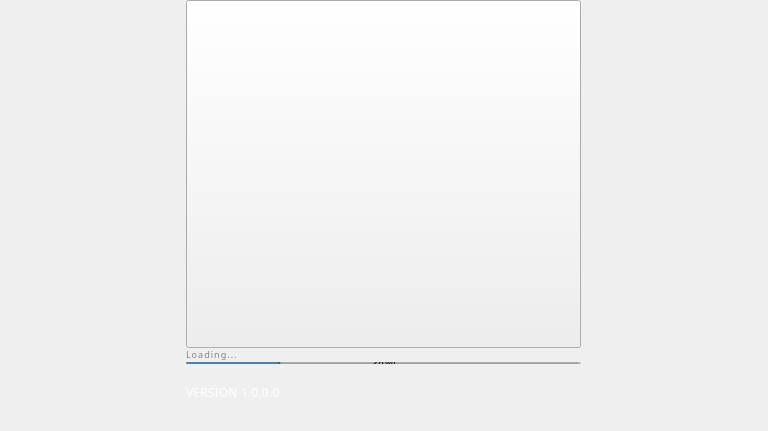
<?xml version="1.0" encoding="UTF-8"?>
<ui version="4.0">
<class>Splash</class>
	<widget class="QWidget"
      		name="Splash">
		<property name="geometry">
			<rect>
				<x>0</x>
				<y>0</y>
				<width>768</width>
				<height>431</height>
			</rect>
		</property>
		<property name="minimumSize">
			<size>
				<width>768</width>
				<height>431</height>
			</size>
		</property>
		<property name="maximumSize">
			<size>
				<width>16777215</width>
				<height>700</height>
			</size>
		</property>
		<property name="windowTitle">
			<string>Form</string>
		</property>
		<layout class="QVBoxLayout"
      			name="verticalLayout_2">
			<property name="spacing">
				<number>0</number>
			</property>
			<property name="leftMargin">
				<number>0</number>
			</property>
			<property name="topMargin">
				<number>0</number>
			</property>
			<property name="rightMargin">
				<number>0</number>
			</property>
			<property name="bottomMargin">
				<number>0</number>
			</property>
			<item>
				<widget class="QFrame"
      					name="frame">
					<property name="minimumSize">
						<size>
							<width>750</width>
							<height>520</height>
						</size>
					</property>
					<property name="styleSheet">
						<string notr="true"/>
					</property>
					<property name="frameShape">
						<enum>QFrame::NoFrame</enum>
					</property>
					<property name="frameShadow">
						<enum>QFrame::Plain</enum>
					</property>
					<layout class="QVBoxLayout"
      						name="verticalLayout">
						<property name="spacing">
							<number>0</number>
						</property>
						<property name="leftMargin">
							<number>0</number>
						</property>
						<property name="topMargin">
							<number>0</number>
						</property>
						<property name="rightMargin">
							<number>0</number>
						</property>
						<property name="bottomMargin">
							<number>0</number>
						</property>
						<property name="alignment">
							<set>Qt::AlignTop|Qt::AlignHCenter</set>
						</property>
						<item>
							<widget class="QPushButton"
      								name="imgLogo">
								<property name="minimumSize">
									<size>
										<width>395</width>
										<height>348</height>
									</size>
								</property>
								<property name="focusPolicy">
									<enum>Qt::NoFocus</enum>
								</property>
								<property name="text">
									<string/>
								</property>
								<property name="iconSize">
									<size>
										<width>395</width>
										<height>348</height>
									</size>
								</property>
							</widget>
						</item>
						<item>
							<widget class="QWidget"
      								name="horizontalWidget"
      								native="true">
								<property name="minimumSize">
									<size>
										<width>395</width>
										<height>12</height>
									</size>
								</property>
								<property name="maximumSize">
									<size>
										<width>395</width>
										<height>12</height>
									</size>
								</property>
								<widget class="QLabel"
      									name="lblMessage">
									<property name="geometry">
										<rect>
											<x>0</x>
											<y>0</y>
											<width>395</width>
											<height>12</height>
										</rect>
									</property>
									<property name="sizePolicy">
										<sizepolicy hsizetype="Maximum"
          											vsizetype="Maximum">
											<horstretch>0</horstretch>
											<verstretch>0</verstretch>
										</sizepolicy>
									</property>
									<property name="minimumSize">
										<size>
											<width>0</width>
											<height>0</height>
										</size>
									</property>
									<property name="maximumSize">
										<size>
											<width>235</width>
											<height>22</height>
										</size>
									</property>
									<property name="styleSheet">
										<string notr="true">
											height: 11px;
											width: 91px;
											color: #828282;
											font-family: Nunito;
											font-size: 9px;
											letter-spacing: 1.04px;
											line-height: 12px;
										</string>
									</property>
									<property name="text">
										<string>Loading...</string>
									</property>
									<property name="alignment">
										<set>Qt::AlignTop|Qt::AlignLeft</set>
									</property>
								</widget>
							</widget>
						</item>
						<item>
							<widget class="QWidget"
      								name="layoutProgress"
      								native="true">
								<property name="minimumSize">
									<size>
										<width>395</width>
										<height>4</height>
									</size>
								</property>
								<property name="maximumSize">
									<size>
										<width>395</width>
										<height>4</height>
									</size>
								</property>
								<layout class="QHBoxLayout"
      									name="horizontalLayout">
									<property name="spacing">
										<number>0</number>
									</property>
									<property name="leftMargin">
										<number>0</number>
									</property>
									<property name="topMargin">
										<number>2</number>
									</property>
									<property name="rightMargin">
										<number>0</number>
									</property>
									<property name="bottomMargin">
										<number>0</number>
									</property>
									<item>
										<widget class="QProgressBar"
      											name="progressBar">
											<property name="value">
												<number>24</number>
											</property>
										</widget>
									</item>
								</layout>
							</widget>
						</item>
						<item>
							<spacer name="horizontalSpacer_1">
								<property name="orientation">
									<enum>Qt::Vertical</enum>
								</property>
								<property name="sizeType">
									<enum>QSizePolicy::Fixed</enum>
								</property>
								<property name="sizeHint"
        									stdset="0">
									<size>
										<width>40</width>
										<height>20</height>
									</size>
								</property>
							</spacer>
						</item>
						<item>
							<widget class="QLabel"
      								name="lblVersion">
								<property name="geometry">
									<rect>
										<x>0</x>
										<y>0</y>
										<width>200</width>
										<height>16</height>
									</rect>
								</property>
								<property name="sizePolicy">
									<sizepolicy hsizetype="Maximum"
          										vsizetype="Maximum">
										<horstretch>0</horstretch>
										<verstretch>0</verstretch>
									</sizepolicy>
								</property>
								<property name="minimumSize">
									<size>
										<width>0</width>
										<height>0</height>
									</size>
								</property>
								<property name="maximumSize">
									<size>
										<width>200</width>
										<height>16</height>
									</size>
								</property>
								<property name="styleSheet">
									<string notr="true">
										height: 16px;
										width: 85px;
										color: #FFFFFF;
										font-family: Nunito;
										font-size: 12px;
										letter-spacing: 0.2px;
										line-height: 16px;
										text-align: center;
									</string>
								</property>
								<property name="text">
									<string>VERSION 1.0.0.0</string>
								</property>
								<property name="alignment">
									<set>Qt::AlignTop|Qt::AlignLeft</set>
								</property>
							</widget>
						</item>
					</layout>
				</widget>
			</item>
		</layout>
	</widget>
	<resources/>
	<connections/>
</ui>
